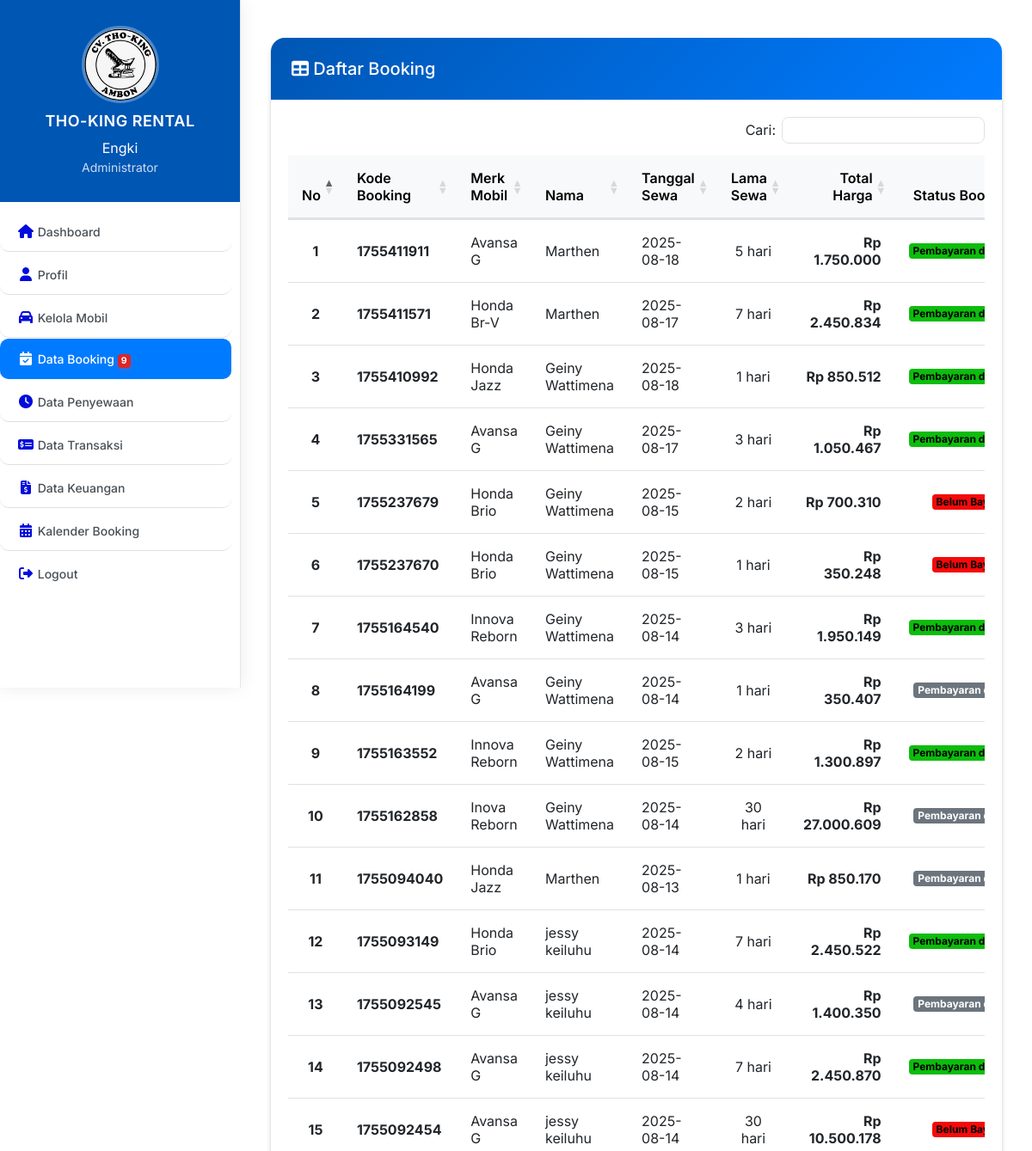
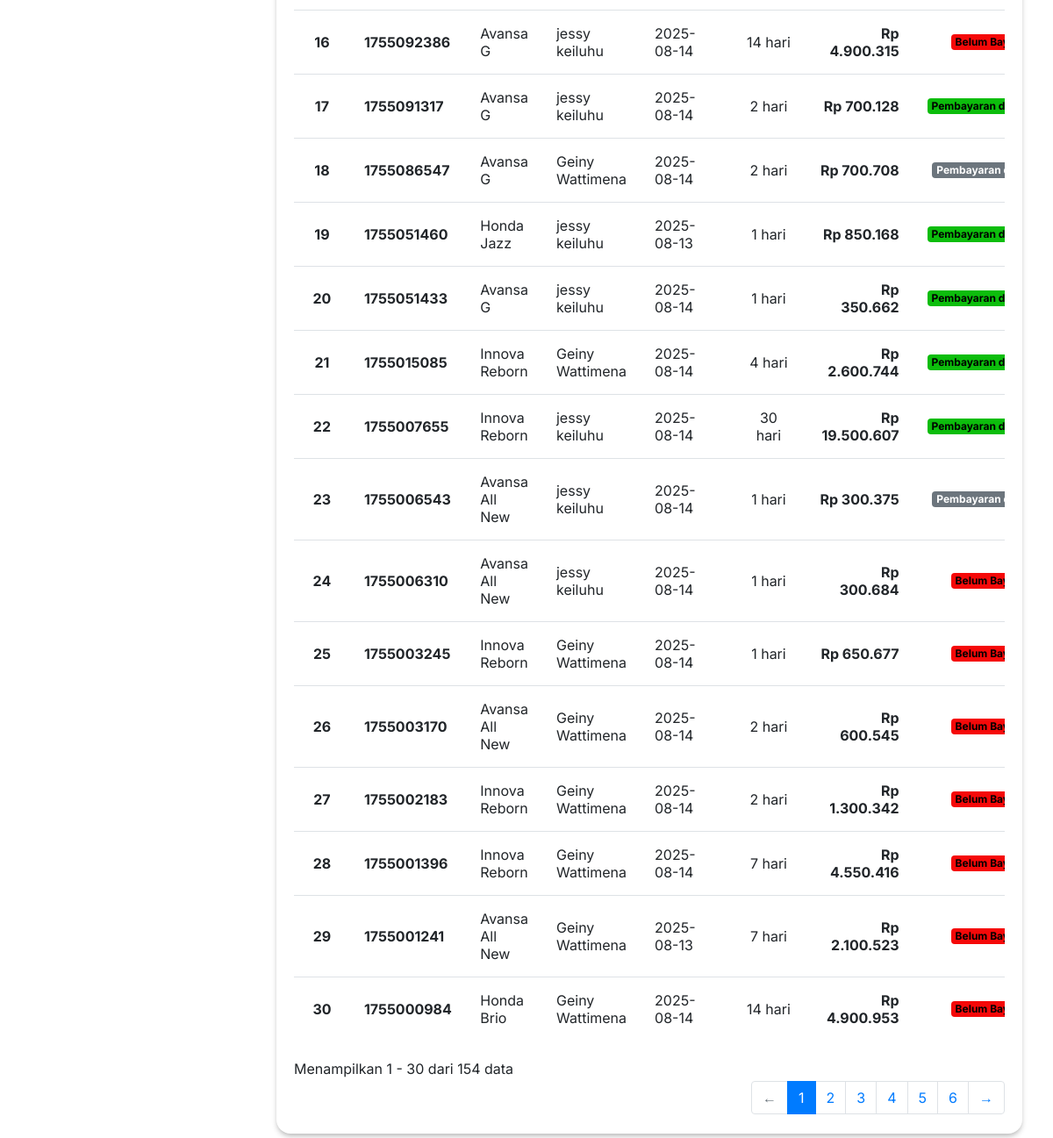
Screenshot of /admin/booking/booking.php (signed in) with the database file from the repository (2 pictures, top to bottom).
### tables this page shows
CREATE TABLE `booking` (
  `id_booking` int(11) NOT NULL,
  `kode_booking` varchar(255) NOT NULL,
  `id_login` int(11) NOT NULL,
  `id_mobil` int(11) DEFAULT NULL,
  `ktp` varchar(255) NOT NULL,
  `nama` varchar(255) NOT NULL,
  `alamat` varchar(255) NOT NULL,
  `no_tlp` varchar(15) NOT NULL,
  `tanggal` varchar(255) NOT NULL,
  `lama_sewa` int(11) NOT NULL,
  `waktu_sewa` varchar(50) DEFAULT NULL,
  `metode_pengambilan` enum('diantar','ambil_sendiri') NOT NULL,
  `total_harga` int(11) NOT NULL,
  `konfirmasi_pembayaran` varchar(255) NOT NULL,
  `status_admin` enum('belum_dibaca','dibaca') DEFAULT 'belum_dibaca',
  `tgl_input` varchar(255) NOT NULL,
  `bukti_transfer` varchar(255) NOT NULL,
  `created_at` datetime NOT NULL DEFAULT current_timestamp(),
  `updated_at` datetime DEFAULT NULL ON UPDATE current_timestamp()
);

CREATE TABLE `mobil` (
  `id_mobil` int(11) NOT NULL,
  `id_paket` int(11) DEFAULT NULL,
  `no_plat` varchar(25) NOT NULL,
  `merk` varchar(255) NOT NULL,
  `tipe` varchar(100) DEFAULT NULL,
  `harga` int(255) NOT NULL,
  `deskripsi` varchar(255) NOT NULL,
  `status` enum('Tersedia','Tidak Tersedia','Sedang Dibooking') NOT NULL DEFAULT 'Tersedia',
  `gambar` text NOT NULL,
  `warna` varchar(50) DEFAULT NULL,
  `transmisi` varchar(50) DEFAULT NULL,
  `kapasitas` int(11) DEFAULT NULL,
  `jenis_bensin` varchar(50) DEFAULT NULL
);

### koneksi/koneksi.php (called while the page is built, shortened)
<?php
$url = "http://localhost/THOKING_RENTAL/";
?>

### admin/booking/booking.php (the view, shortened to what this page needs)
<?php
require __DIR__ . '/../../koneksi/koneksi.php';
$title_web = 'Daftar Booking';
if (!empty($_GET['id'])) {
    $id = strip_tags($_GET['id']);
    $sql = "SELECT mobil.merk, booking.* FROM booking
            JOIN mobil ON booking.id_mobil = mobil.id_mobil
            WHERE id_login = ? ORDER BY id_booking DESC";
    $stmt = $koneksi->prepare($sql);
    $stmt->execute([$id]);
    $hasil = $stmt->fetchAll(PDO::FETCH_ASSOC);
} else {
    $sql = "SELECT mobil.merk, booking.* FROM booking
            JOIN mobil ON booking.id_mobil = mobil.id_mobil
            ORDER BY id_booking DESC";
    $stmt = $koneksi->prepare($sql);
    $stmt->execute();
    $hasil = $stmt->fetchAll(PDO::FETCH_ASSOC);
}
$stmt = $koneksi->prepare("SELECT COUNT(*) FROM booking WHERE konfirmasi_pembayaran = 'sedang di proses'");
$stmt->execute();
$jumlah_notif_booking = $stmt->fetchColumn();
include '../layouts/sidebar_admin.php';
?>
<!DOCTYPE html>
<html lang="id">
<head>
    <link rel="stylesheet" href="https://stackpath.bootstrapcdn.com/bootstrap/4.5.2/css/bootstrap.min.css">
    <link href="https://cdn.jsdelivr.net/npm/bootstrap@4.6.2/dist/css/bootstrap.min.css" rel="stylesheet">
    <link href="https://cdnjs.cloudflare.com/ajax/libs/font-awesome/6.5.0/css/all.min.css" rel="stylesheet">
    <link rel="stylesheet" href="https://cdn.datatables.net/1.13.6/css/dataTables.bootstrap4.min.css">
    <link rel="stylesheet" href="https://cdn.datatables.net/buttons/2.4.2/css/buttons.bootstrap4.min.css">
    <link rel="stylesheet" href="https://cdn.datatables.net/responsive/2.5.0/css/responsive.bootstrap4.min.css">
</head>
<body>
<div id="main">
    <div class="container-fluid mt-4">
        <div class="card">
            <div class="card-header d-flex justify-content-between align-items-center">
                <h5 class="mb-0"><i class="fas fa-table"></i> Daftar Booking</h5>
            </div>
            <div class="card-body">
                <div class="table-responsive">
                    <table id="tabelBooking" class="table table-hover" style="width:100%">
                        <thead>
                            <tr>
                                <th class="text-center">No</th>
                                <th>Kode Booking</th>
                                <th>Merk Mobil</th>
                                <th>Nama</th>
                                <th>Tanggal Sewa</th>
                                <th class="text-center">Lama Sewa</th>
                                <th class="text-right">Total Harga</th>
                                <th class="text-center">Status Booking</th>
                            </tr>
                        </thead>
                        <tbody>
                            <?php $no = 1; foreach ($hasil as $isi): ?>
                                <tr>
                                    <td class="text-center font-weight-bold"><?= $no++; ?></td>
                                    <td><strong><?= htmlspecialchars($isi['kode_booking']); ?></strong></td>
                                    <td><?= htmlspecialchars($isi['merk']); ?></td>
                                    <td><?= htmlspecialchars($isi['nama']); ?></td>
                                    <td><?= htmlspecialchars($isi['tanggal']); ?></td>
                                    <td class="text-center"><?= htmlspecialchars($isi['lama_sewa']); ?> hari</td>
                                    <td class="text-right font-weight-bold">Rp <?= number_format($isi['total_harga'], 0, ',', '.'); ?></td>
                                    <td class="text-center">
                                        <span class="badge badge-<?=
                                            strtolower(trim($isi['konfirmasi_pembayaran'])) === 'pembayaran di terima' ? 'success' :
                                            (strtolower(trim($isi['konfirmasi_pembayaran'])) === 'sedang di proses' ? 'warning' :
                                            (strtolower(trim($isi['konfirmasi_pembayaran'])) === 'belum bayar' ? 'danger' : 'secondary'))
                                        ?>">
                                            <?= htmlspecialchars($isi['konfirmasi_pembayaran']); ?>
                                        </span>
                                    </td>
                                </tr>
                            <?php endforeach; ?>
                        </tbody>
                    </table>
                </div>
            </div>
        </div>
    </div>
</div>
</body>
</html>

### admin/layouts/sidebar_admin.php (shortened to what this page needs)
<div id="sidebar-wrapper">
    <div class="sidebar-heading">
        <img src="<?= $url; ?>assets/image/logo.jpg" alt="Logo">
        <h5>THO-KING RENTAL</h5>
        <h8 style="color: #ffffff;"><?= htmlspecialchars($_SESSION['USER']['nama_pengguna'] ?? 'Admin'); ?></h8>
        <br>
        <small style="color:#ffffff; opacity: 0.8;"><?= htmlspecialchars($_SESSION['USER']['role'] ?? 'Administrator'); ?></small>
    </div>
    <div class="list-group list-group-flush">
        <a href="<?= $url; ?>admin/"
            class="list-group-item list-group-item-action <?= ($title_web == 'Dashboard') ? 'active' : ''; ?>">
            <i class="fas fa-home"></i> Dashboard
        </a>
        <a href="<?= $url; ?>admin/user/profil_admin.php"
            class="list-group-item list-group-item-action <?= ($title_web == 'User') ? 'active' : ''; ?>">
            <i class="fas fa-user"></i> Profil
        </a>
        <a href="<?= $url; ?>admin/mobil/mobil.php"
            class="list-group-item list-group-item-action <?= (in_array($title_web, ['Data Mobil - Admin', 'Tambah Mobil', 'Edit Mobil', 'Data Paket Mobil - Admin','Tambah Paket Mobil', 'Edit Paket Mobil' ])) ? 'active' : ''; ?>">
            <i class="fas fa-car"></i> Kelola Mobil
        </a>
        <a href="<?= $url; ?>admin/booking/booking.php"
            class="list-group-item list-group-item-action <?= (in_array($title_web, ['Daftar Booking', 'Konfirmasi'])) ? 'active' : ''; ?>">
            <i class="fas fa-calendar-check"></i> Data Booking
            <?php if (!empty($jumlah_notif_booking) && $jumlah_notif_booking > 0): ?>
                <span class="badge badge-custom"><?= $jumlah_notif_booking; ?></span>
            <?php endif; ?>
        </a>
        <a href="<?= $url; ?>admin/penyewaan/data_penyewaan.php"
            class="list-group-item list-group-item-action <?= (in_array($title_web, ['Cek Jatuh Tempo', 'Peminjaman'])) ? 'active' : ''; ?>">
            <i class="fas fa-clock"></i> Data Penyewaan
        </a>
        <a href="<?= $url; ?>admin/penyewaan/data_transaksi.php"
            class="list-group-item list-group-item-action <?= ($title_web == 'Konfirmasi Pembayaran') ? 'active' : ''; ?>">
            <i class="fas fa-money-check-alt"></i> Data Transaksi
        </a>
        <a href="<?= $url; ?>admin/laporan/laporan_keuangan.php"
            class="list-group-item list-group-item-action <?= ($title_web == 'Laporan Keuangan') ? 'active' : ''; ?>">
            <i class="fas fa-file-invoice-dollar"></i> Data Keuangan
        </a>
        <a href="<?= $url; ?>admin/booking/kalender_booking.php"
            class="list-group-item list-group-item-action <?= ($title_web == 'Kalender Booking') ? 'active' : ''; ?>">
            <i class="fas fa-calendar-alt"></i> Kalender Booking
        </a>
        <a href="<?= $url; ?>admin/logout.php"
            class="list-group-item list-group-item-action"
            onclick="return confirm('Apakah anda ingin logout ?');">
            <i class="fas fa-sign-out-alt"></i> Logout
        </a>
    </div>
</div>

### admin/layouts/sidebar_admin.php (style rules this page uses)
#sidebar-wrapper { min-width: 280px; max-width: 280px; height: 100vh; position: fixed; top: 0; left: 0; z-index: 1000; overflow-y: auto; transition: all 0.3s cubic-bezier(0.4, 0, 0.2, 1); background: #ffffffff; border-right: 1px solid #e5e7eb; box-shadow: 0 0 20px rgba(0, 0, 0, 0.08); }
.sidebar-heading { text-align: center; padding: 30px 20px; background: #0056b3; color: white; position: relative; overflow: hidden; }
.sidebar-heading img { width: 90px; height: 90px; border-radius: 50%; border: 3px solid rgba(255, 255, 255, 0.3); transition: all 0.3s ease; position: relative; z-index: 1; }
.sidebar-heading h5 { margin-top: 10px; font-size: 18px; font-weight: 600; letter-spacing: 0.5px; position: relative; z-index: 1; }
.list-group { padding: 10px; }
.list-group-item { background: transparent; border: none; border-radius: 10px; font-weight: 500; font-size: 14px; padding: 14px 20px; margin: 2px 0; display: flex; align-items: center; gap: 12px; transition: all 0.3s ease; position: relative; overflow: hidden; color: #374151; text-decoration: none; }
.list-group-item.active { background-color: #0056b3; color: white; }
.list-group-item i { min-width: 20px; text-align: center; font-size: 16px; color: #010cdcff; transition: all 0.3s ease; }
.list-group-item.active i { color: #ffffffff; }
.badge-custom { background: #dc2626; color: white; font-size: 11px; font-weight: 600; padding: 4px 8px; border-radius: 20px; margin-left: auto; box-shadow: 0 2px 4px rgba(239, 68, 68, 0.3); animation: pulse-badge 2s infinite; }
#main { flex: 1; padding: 20px; margin-left: 280px; transition: all 0.3s cubic-bezier(0.4, 0, 0.2, 1); }

### admin/booking/booking.php (style rules this page uses)
body { background-color: #ffffffff; font-family: 'Inter', sans-serif; }
.card { border: none; border-radius: 16px; box-shadow: 0 4px 6px -1px rgba(0, 0, 0, 0.24), 0 2px 4px -1px rgba(0, 0, 0, 0.06); transition: all 0.3s ease; background: #ffffffff; overflow: hidden; }
.card-header { background: linear-gradient(135deg, #0056b3, #007bff); color: white; font-weight: 600; border: none; padding: 1.5rem; }
.table { margin-bottom: 0; }
.table th { background-color: #f8f9fa; border: none; font-weight: 600; color: #000000ff; padding: 1rem; }
.table td { padding: 1rem; vertical-align: middle; }
.badge-danger { background: #f50909ff; color: #000000ff; }
.badge-success { background: #0cbd0cff; color: #000000ff; }

### rows the page displays
booking: kode_booking "1755411911", id_mobil.merk "Avansa G", nama "Marthen", tanggal "2025-08-18", lama_sewa "5", total_harga "1.750.000", konfirmasi_pembayaran "Pembayaran…"
booking: kode_booking "1755411571", id_mobil.merk "Honda Br-V", nama "Marthen", tanggal "2025-08-17", lama_sewa "7", total_harga "2.450.834", konfirmasi_pembayaran "Pembayaran…"
booking: kode_booking "1755410992", id_mobil.merk "Honda Jazz", nama "Geiny Wattimena", tanggal "2025-08-18", lama_sewa "1", total_harga "850.512", konfirmasi_pembayaran "Pembayaran…"
booking: kode_booking "1755331565", id_mobil.merk "Avansa G", nama "Geiny Wattimena", tanggal "2025-08-17", lama_sewa "3", total_harga "1.050.467", konfirmasi_pembayaran "Pembayaran…"
booking: kode_booking "1755237679", id_mobil.merk "Honda Brio", nama "Geiny Wattimena", tanggal "2025-08-15", lama_sewa "2", total_harga "700.310", konfirmasi_pembayaran "Belum…"
booking: kode_booking "1755237670", id_mobil.merk "Honda Brio", nama "Geiny Wattimena", tanggal "2025-08-15", lama_sewa "1", total_harga "350.248", konfirmasi_pembayaran "Belum…"
booking: kode_booking "1755164540", id_mobil.merk "Innova Reborn", nama "Geiny Wattimena", tanggal "2025-08-14", lama_sewa "3", total_harga "1.950.149", konfirmasi_pembayaran "Pembayaran…"
booking: kode_booking "1755164199", id_mobil.merk "Avansa G", nama "Geiny Wattimena", tanggal "2025-08-14", lama_sewa "1", total_harga "350.407", konfirmasi_pembayaran "Pembayaran…"
booking: kode_booking "1755163552", id_mobil.merk "Innova Reborn", nama "Geiny Wattimena", tanggal "2025-08-15", lama_sewa "2", total_harga "1.300.897", konfirmasi_pembayaran "Pembayaran…"
booking: kode_booking "1755162858", id_mobil.merk "Inova Reborn", nama "Geiny Wattimena", tanggal "2025-08-14", lama_sewa "30", total_harga "27.000.609", konfirmasi_pembayaran "Pembayaran…"
booking: kode_booking "1755094040", id_mobil.merk "Honda Jazz", nama "Marthen", tanggal "2025-08-13", lama_sewa "1", total_harga "850.170", konfirmasi_pembayaran "Pembayaran…"
booking: kode_booking "1755093149", id_mobil.merk "Honda Brio", nama "jessy keiluhu", tanggal "2025-08-14", lama_sewa "7", total_harga "2.450.522", konfirmasi_pembayaran "Pembayaran…"
booking: kode_booking "1755092545", id_mobil.merk "Avansa G", nama "jessy keiluhu", tanggal "2025-08-14", lama_sewa "4", total_harga "1.400.350", konfirmasi_pembayaran "Pembayaran…"
booking: kode_booking "1755092498", id_mobil.merk "Avansa G", nama "jessy keiluhu", tanggal "2025-08-14", lama_sewa "7", total_harga "2.450.870", konfirmasi_pembayaran "Pembayaran…"
booking: kode_booking "1755092454", id_mobil.merk "Avansa G", nama "jessy keiluhu", tanggal "2025-08-14", lama_sewa "30", total_harga "10.500.178", konfirmasi_pembayaran "Belum…"
booking: kode_booking "1755092386", id_mobil.merk "Avansa G", nama "jessy keiluhu", tanggal "2025-08-14", lama_sewa "14", total_harga "4.900.315", konfirmasi_pembayaran "Belum…"
booking: kode_booking "1755091317", id_mobil.merk "Avansa G", nama "jessy keiluhu", tanggal "2025-08-14", lama_sewa "2", total_harga "700.128", konfirmasi_pembayaran "Pembayaran…"
booking: kode_booking "1755086547", id_mobil.merk "Avansa G", nama "Geiny Wattimena", tanggal "2025-08-14", lama_sewa "2", total_harga "700.708", konfirmasi_pembayaran "Pembayaran…"
booking: kode_booking "1755051460", id_mobil.merk "Honda Jazz", nama "jessy keiluhu", tanggal "2025-08-13", lama_sewa "1", total_harga "850.168", konfirmasi_pembayaran "Pembayaran…"
booking: kode_booking "1755051433", id_mobil.merk "Avansa G", nama "jessy keiluhu", tanggal "2025-08-14", lama_sewa "1", total_harga "350.662", konfirmasi_pembayaran "Pembayaran…"
booking: kode_booking "1755015085", id_mobil.merk "Innova Reborn", nama "Geiny Wattimena", tanggal "2025-08-14", lama_sewa "4", total_harga "2.600.744", konfirmasi_pembayaran "Pembayaran…"
booking: kode_booking "1755007655", id_mobil.merk "Innova Reborn", nama "jessy keiluhu", tanggal "2025-08-14", lama_sewa "30", total_harga "19.500.607", konfirmasi_pembayaran "Pembayaran…"
booking: kode_booking "1755006543", id_mobil.merk "Avansa All New", nama "jessy keiluhu", tanggal "2025-08-14", lama_sewa "1", total_harga "300.375", konfirmasi_pembayaran "Pembayaran…"
booking: kode_booking "1755006310", id_mobil.merk "Avansa All New", nama "jessy keiluhu", tanggal "2025-08-14", lama_sewa "1", total_harga "300.684", konfirmasi_pembayaran "Belum…"
booking: kode_booking "1755003245", id_mobil.merk "Innova Reborn", nama "Geiny Wattimena", tanggal "2025-08-14", lama_sewa "1", total_harga "650.677", konfirmasi_pembayaran "Belum…"
booking: kode_booking "1755003170", id_mobil.merk "Avansa All New", nama "Geiny Wattimena", tanggal "2025-08-14", lama_sewa "2", total_harga "600.545", konfirmasi_pembayaran "Belum…"
booking: kode_booking "1755002183", id_mobil.merk "Innova Reborn", nama "Geiny Wattimena", tanggal "2025-08-14", lama_sewa "2", total_harga "1.300.342", konfirmasi_pembayaran "Belum…"
booking: kode_booking "1755001396", id_mobil.merk "Innova Reborn", nama "Geiny Wattimena", tanggal "2025-08-14", lama_sewa "7", total_harga "4.550.416", konfirmasi_pembayaran "Belum…"
booking: kode_booking "1755001241", id_mobil.merk "Avansa All New", nama "Geiny Wattimena", tanggal "2025-08-13", lama_sewa "7", total_harga "2.100.523", konfirmasi_pembayaran "Belum…"
booking: kode_booking "1755000984", id_mobil.merk "Honda Brio", nama "Geiny Wattimena", tanggal "2025-08-14", lama_sewa "14", total_harga "4.900.953", konfirmasi_pembayaran "Belum…"

### other values shown
$_SESSION['USER']['nama_pengguna'] "Engki"
$_SESSION['USER']['role'] "Administrator"
$jumlah_notif_booking "9"
